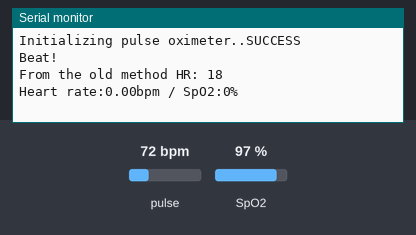
A sketch run on a simulated Arduino Uno, built with avr-gcc and run on an emulated ATmega328P. On the bench: the last lines printed to the serial monitor. The inputs (shaded band) are chosen by the test bench; at power-on: pulse 72 bpm, SpO2 97 %.

Above: at 1.2 s.
1.3 s: pulse set to 42 bpm
At 2.7 s:
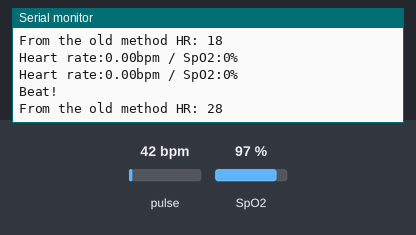
2.8 s: SpO2 set to 80 %
At 3.5 s:
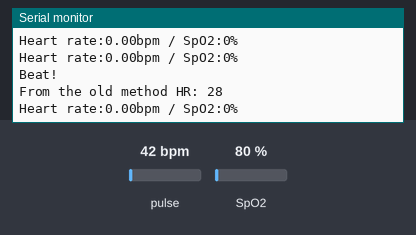
4.3 s: pulse set to 70 bpm
At 7.8 s:
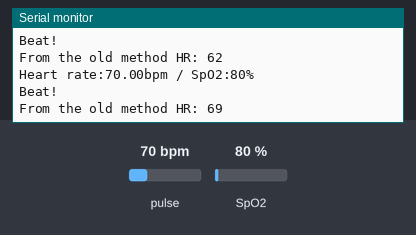
Timing chart, 0 to 9.3 s (numbered marks = the images above; inputs shaded):
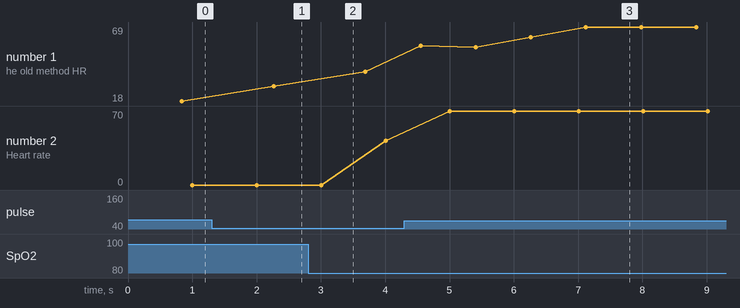

Measured:
- after the input at 1.3 s, the serial monitor: prints a new line after 0.96 s (image 1)
- after the input at 4.3 s, the serial monitor: prints a new line after 0.25 s (image 3)
- plotted number 1: 18 → 28 after the input at 1.3 s, 38 → 69 after the input at 4.3 s
- plotted number 2: 42 → 70 after the input at 4.3 s

The sketch:

HRandSPO2_v3.ino
```cpp
#include <Wire.h>
#include "MAX30100_PulseOximeter.h"

#define REPORTING_PERIOD_MS     1000

const byte RATE_SIZE = 4; //Increase this for more averaging. 4 is good.
byte rates[RATE_SIZE]; //Array of heart rates
byte rateSpot = 0;
long lastBeat = 0; //Time at which the last beat occurred
float beatsPerMinute;
int beatAvg;

PulseOximeter pox;
uint32_t tsLastReport = 0;

void onBeatDetected()
{
  Serial.println("Beat!");
  //We sensed a beat!
  long delta = millis() - lastBeat;
  lastBeat = millis();

  beatsPerMinute = 60 / (delta / 1000.0);

  if (beatsPerMinute < 255 && beatsPerMinute > 20)
  {
    rates[rateSpot++] = (byte)beatsPerMinute; //Store this reading in the array
    rateSpot %= RATE_SIZE; //Wrap variable

    //Take average of readings
    beatAvg = 0;
    for (byte x = 0 ; x < RATE_SIZE ; x++)
      beatAvg += rates[x];
    beatAvg /= RATE_SIZE;
  }

  Serial.print("From the old method HR: ");
  Serial.println(beatAvg);
}

void setup()
{
    Serial.begin(115200);
    Serial.print("Initializing pulse oximeter..");

    if (!pox.begin()) {
      Serial.println("FAILED");
      for(;;);
      } else {
        Serial.println("SUCCESS");
        }
     pox.setIRLedCurrent(MAX30100_LED_CURR_7_6MA);

    pox.setOnBeatDetectedCallback(onBeatDetected);
}

void loop()
{
    pox.update();
    if (millis() - tsLastReport > REPORTING_PERIOD_MS) {
      Serial.print("Heart rate:");
      Serial.print(pox.getHeartRate());
      Serial.print("bpm / SpO2:");
      Serial.print(pox.getSpO2());
      Serial.println("%");

      tsLastReport = millis();
    }
}
```

License.ino
```cpp
// (licence header left out)

```
